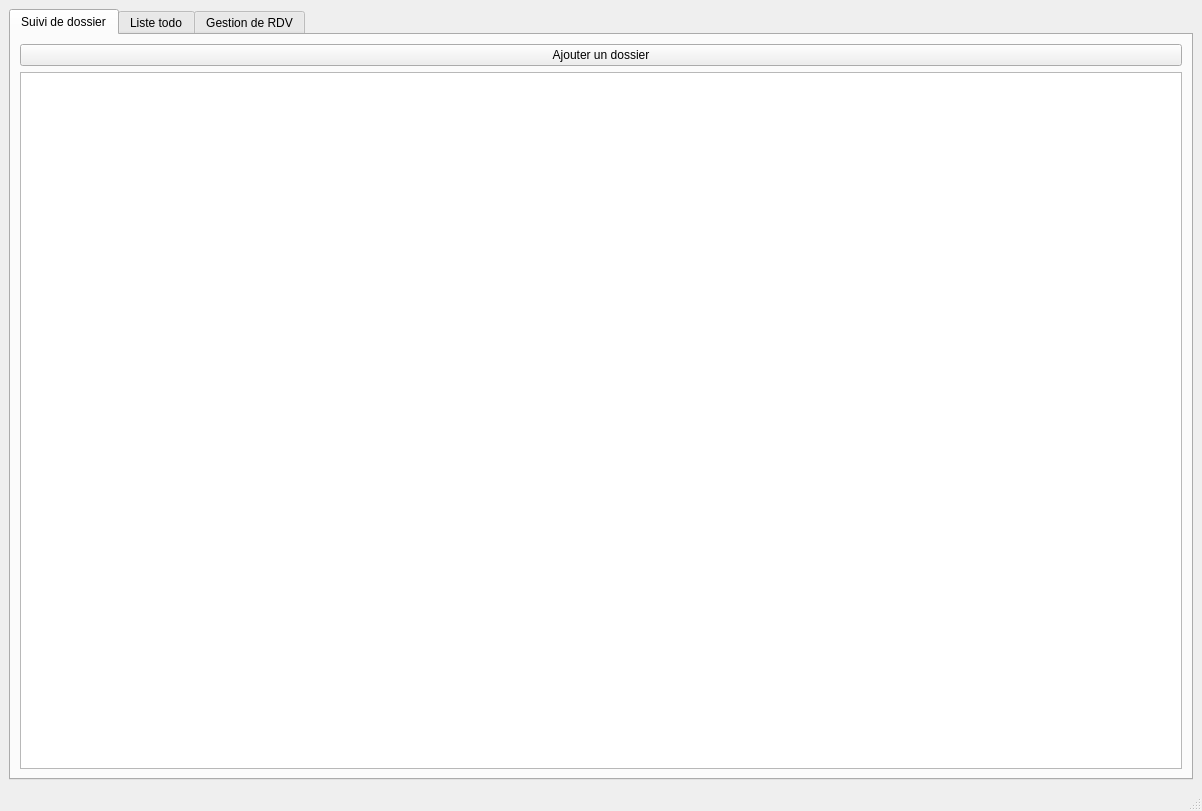
<?xml version="1.0" encoding="UTF-8"?>
<ui version="4.0">
 <class>MainWindow</class>
 <widget class="QMainWindow" name="MainWindow">
  <property name="geometry">
   <rect>
    <x>0</x>
    <y>0</y>
    <width>1202</width>
    <height>811</height>
   </rect>
  </property>
  <property name="windowTitle">
   <string>ChamCrack</string>
  </property>
  <widget class="QWidget" name="centralwidget">
   <layout class="QHBoxLayout" name="horizontalLayout">
    <item>
     <widget class="QTabWidget" name="tabWidget">
      <property name="tabShape">
       <enum>QTabWidget::Rounded</enum>
      </property>
      <property name="currentIndex">
       <number>0</number>
      </property>
      <widget class="QWidget" name="tab">
       <attribute name="title">
        <string>Suivi de dossier</string>
       </attribute>
       <layout class="QVBoxLayout" name="verticalLayout">
        <item>
         <widget class="QPushButton" name="addNewCase">
          <property name="text">
           <string>Ajouter un dossier</string>
          </property>
         </widget>
        </item>
        <item>
         <widget class="QTableView" name="tabledesdossiers">
          <property name="frameShape">
           <enum>QFrame::StyledPanel</enum>
          </property>
          <attribute name="horizontalHeaderStretchLastSection">
           <bool>true</bool>
          </attribute>
         </widget>
        </item>
       </layout>
      </widget>
      <widget class="QWidget" name="tab_3">
       <attribute name="title">
        <string>Liste todo</string>
       </attribute>
      </widget>
      <widget class="QWidget" name="tab_2">
       <attribute name="title">
        <string>Gestion de RDV</string>
       </attribute>
       <layout class="QHBoxLayout" name="horizontalLayout_2">
        <item>
         <widget class="QTableView" name="listedeRDV"/>
        </item>
       </layout>
      </widget>
     </widget>
    </item>
   </layout>
  </widget>
  <widget class="QMenuBar" name="menubar">
   <property name="geometry">
    <rect>
     <x>0</x>
     <y>0</y>
     <width>1202</width>
     <height>21</height>
    </rect>
   </property>
  </widget>
  <widget class="QStatusBar" name="statusbar"/>
 </widget>
 <resources/>
 <connections/>
</ui>
